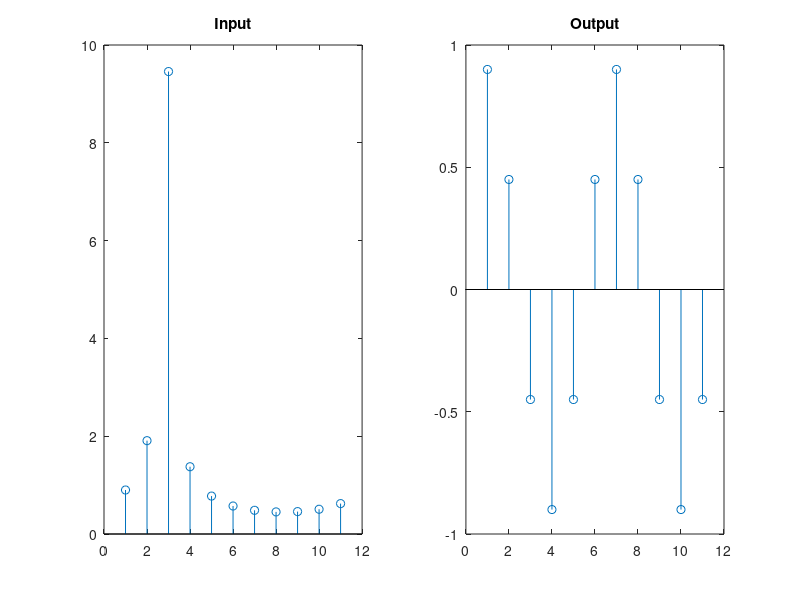

MATLAB code to generate this figure:
clc;
close all;
clear all;

n = 0:10;

x = (0.9.*exp(1i.*n.*pi/3));
X = fft(x);
subplot(1,2,1);

stem(abs(X));
title("Input")

subplot(1,2,2);
stem(x);
title("Output")